Frame 1 (no input): blank canvas, image omitted
Frame 60 (the mouse pressed at the canvas centre just before this capture): blank canvas, image omitted
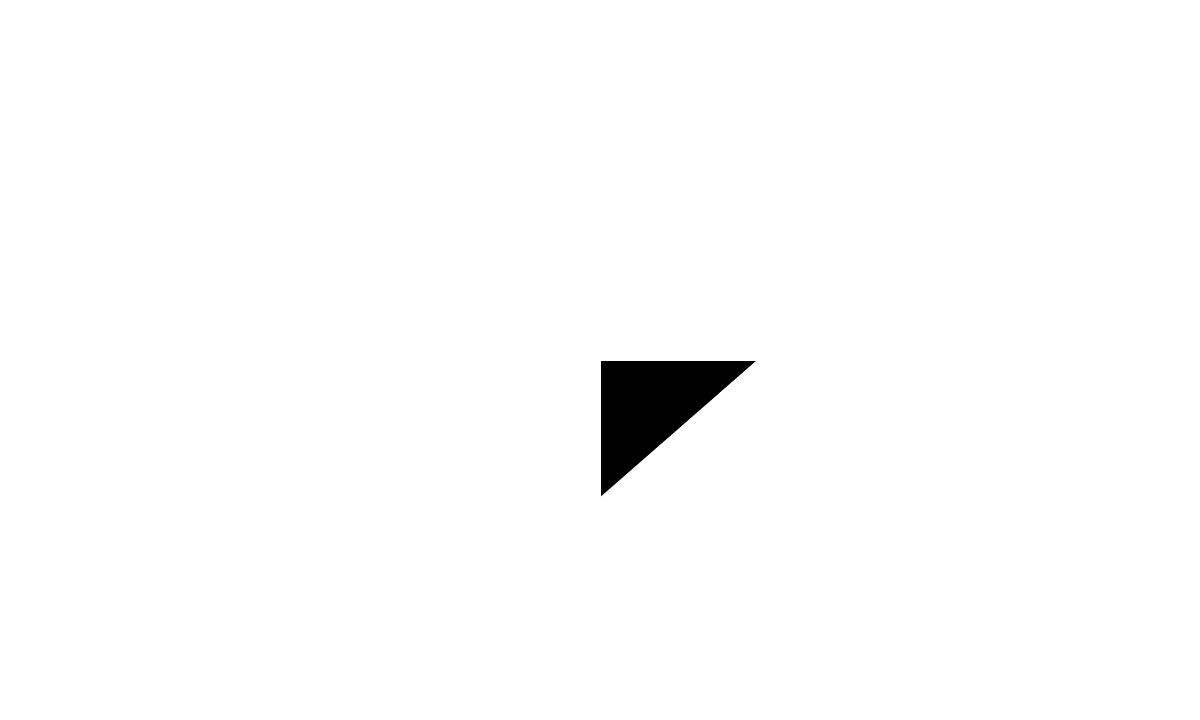
Frame 120 (the mouse held since frame 60 and released just before this capture)

The Processing sketch whose frames 1 and 60 were blank and that drew this single picture after the mouse press (run headless with seeded random() and noise(); from frame 60 on, the mouse is pressed at the canvas centre):

// Processing sketch: drawing-origami-2
// ── drawing-origami-2.pde
//
// DRAWING ORIGAMI 02
// © Daniele @ Fupete for the course SEI2014 @ UnirSM  
// github.com/fupete — github.com/sei2014-unirsm
// Made for educational purposes, MIT License, March 2014, San Marino
// —

/*
 * DRAWING A TAIL OF TRIANGLES
 * ARRAY OF OBJECTS CLASS TRIANGLE
 *
 * MOUSE
 * drag                : drawing
 * release             : clear
 *
 * TO DO (too much :-)
 *
 */

Triangle[] tail = new Triangle[10];
int corrente = 0;
boolean isFirst = true;
PVector P1, P2, P3, Pc;
float d1, d2, d3;
float TriangleMinSize = 250;


void setup() {
  size(1200,720);
  background(255);
  stroke(255);
  fill(0);
}


void draw() {
  background(255);
  if (mousePressed) {
    if (isFirst) { 
      P1 = new PVector(mouseX, mouseY);
      P2 = new PVector(mouseX, mouseY);
      P3 = new PVector(mouseX, mouseY);
      P2.x+=random(-25, 25)+150;
      P3.y+=random(-25, 25)+150;
    } 
    else {
      // CURRENT POTENTIAL NEW VERTEX
      Pc = new PVector(mouseX, mouseY);
      // PREVIOUS TRIANLE ARRAY INDEX
      int quale;
      if (corrente>0) {  
        quale = corrente-1;
      }  
      else { 
        quale=tail.length-1;
      }
      // DISTANCE FROM PREVIOUS VERTEXES
      d1 = Pc.dist(tail[quale].V1);
      d2 = Pc.dist(tail[quale].V2);
      d3 = Pc.dist(tail[quale].V3);
      // FIND THE MOST FAR
      // CHOOSE THE OTHERS
      if (d1>=d2 && d1>=d3) {
        P1 = Pc.get();
        P2 = tail[quale].V2.get();
        P3 = tail[quale].V3.get();
      } 
      else if (d2>=d1 && d2>=d3) {
        P2 = Pc.get();
        P1 = tail[quale].V1.get();
        P3 = tail[quale].V3.get();
      } 
      else if (d3>=d1 && d3>=d2) {
        P3 = Pc.get();
        P1 = tail[quale].V1.get();
        P2 = tail[quale].V2.get();
      }
    }
    // ADD A TRIANGLE IF IT IS THE FIRST
    // OR IS "BIG/FAR" ENOUGH
    if (isFirst || (d1> TriangleMinSize && d2> TriangleMinSize && d3> TriangleMinSize )) {
      tail[corrente] = new Triangle(P1, P2, P3);
      corrente+=1;
      if (corrente > tail.length-1) corrente = 0;
    }
    isFirst = false;
  }

  // DRAW THE TAIL
  for (int i=tail.length-1; i>=0; i--) {
    if (tail[i] != null && tail[i].exist) {
      tail[i].display();
    }
  }
}


void mouseReleased() {
  // CLEAR THE TAIL
  for (int i=0; i <tail.length; i++) {
    if (tail[i] != null && tail[i].exist) {
      tail[i].exist = false;
    }
  }
  background(255);
  isFirst=true;
}


class Triangle {
  PVector V1, V2, V3;
  boolean exist;
  //PVector Vr = new PVector(50, 50);

  Triangle (PVector Va, PVector Vb, PVector Vc) {
    V1 = Va.get();
    V2 = Vb.get();
    V3 = Vc.get();
    exist = true;
    //Vr.add(V1);
  }

  void display() {
    //fill(255,0,0);
    //triangle(Vr.x, Vr.y, V2.x, V2.y, V3.x, V3.y);
    fill(0);
    triangle(V1.x, V1.y, V2.x, V2.y, V3.x, V3.y);
  }
}
